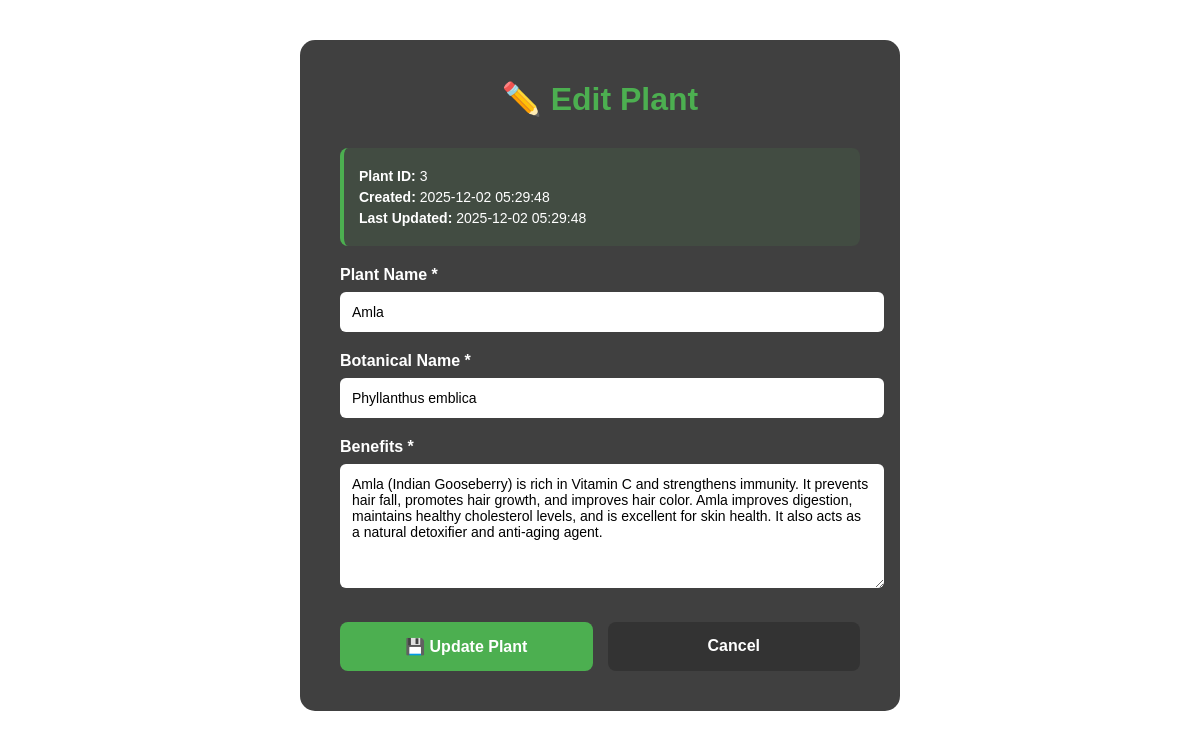
/admin/manage_plants/edit/3, run on the app's committed database.
### tables this page shows
CREATE TABLE plants (
            id INTEGER PRIMARY KEY AUTOINCREMENT,
            plant_name TEXT UNIQUE NOT NULL,
            botanical_name TEXT NOT NULL,
            benefits TEXT NOT NULL,
            created_at TIMESTAMP DEFAULT CURRENT_TIMESTAMP,
            updated_at TIMESTAMP DEFAULT CURRENT_TIMESTAMP
        );

### app.py (the view, shortened to what this page needs)
@app.route('/admin/manage_plants/edit/<int:plant_id>', methods=['GET', 'POST'])
def edit_plant(plant_id):
    plant = get_plant_by_id(plant_id)
    if plant is None:
        flash('Plant not found.', 'error')
        return redirect(url_for('manage_plants'))
    return render_template('admin_edit_plant.html', plant=plant)

### database.py (called while the page is built)
def get_db_connection():
    conn = sqlite3.connect(DATABASE)
    conn.row_factory = sqlite3.Row
    return conn

def get_plant_by_id(plant_id):
    try:
        conn = get_db_connection()
        cursor = conn.cursor()
        cursor.execute('SELECT * FROM plants WHERE id = ?', (plant_id,))
        plant = cursor.fetchone()
        conn.close()
        return plant
    except Exception as e:
        print(f"Error fetching plant: {str(e)}")
        return None

### templates/admin_edit_plant.html (shortened to what this page needs)
<!DOCTYPE html>
<html lang="en">
<head>
</head>
<body>
<div class="container">
    <div class="overlay">
        <h1>✏️ Edit Plant</h1>
        <div class="plant-info">
            <p><strong>Plant ID:</strong> {{ plant['id'] }}</p>
            <p><strong>Created:</strong> {{ plant['created_at'] }}</p>
            <p><strong>Last Updated:</strong> {{ plant['updated_at'] }}</p>
        </div>
        <form method="POST">
            <div class="form-group">
                <label for="plant_name">Plant Name *</label>
                <input type="text" id="plant_name" name="plant_name" value="{{ plant['plant_name'] }}" required>
            </div>
            <div class="form-group">
                <label for="botanical_name">Botanical Name *</label>
                <input type="text" id="botanical_name" name="botanical_name" value="{{ plant['botanical_name'] }}" required>
            </div>
            <div class="form-group">
                <label for="benefits">Benefits *</label>
                <textarea id="benefits" name="benefits" required>{{ plant['benefits'] }}</textarea>
            </div>
            <div class="button-group">
                <button type="submit" class="update-btn">💾 Update Plant</button>
                <a href="/admin/manage_plants" class="cancel-btn">Cancel</a>
            </div>
        </form>
    </div>
</div>
</body>
</html>

### templates/admin_edit_plant.html (style rules this page uses)
body { margin: 0; padding: 0; font-family: Arial, sans-serif; background: url('https://images.unsplash.com/photo-1501004318641-b39e6451bec6') no-repeat center center/cover; min-height: 100vh; padding: 40px 20px; }
.container { max-width: 600px; margin: 0 auto; }
.overlay { background: rgba(0, 0, 0, 0.75); padding: 40px; border-radius: 15px; color: white; }
h1 { text-align: center; margin-top: 0; color: #4CAF50; margin-bottom: 30px; }
.form-group { margin-bottom: 20px; }
.form-group label { display: block; margin-bottom: 8px; font-weight: bold; color: #fff; }
.form-group input, .form-group textarea { width: 100%; padding: 12px; border: none; border-radius: 6px; font-family: Arial, sans-serif; font-size: 14px; }
.form-group textarea { resize: vertical; min-height: 100px; }
.button-group { display: flex; gap: 15px; margin-top: 30px; }
.update-btn, .cancel-btn { flex: 1; padding: 15px; border: none; border-radius: 8px; font-weight: bold; font-size: 16px; cursor: pointer; transition: 0.3s; }
.update-btn { background: #4CAF50; color: white; }
.cancel-btn { background: #333; color: white; text-decoration: none; text-align: center; }
.plant-info { background: rgba(76,175,80,0.1); padding: 15px; border-radius: 8px; margin-bottom: 20px; border-left: 4px solid #4CAF50; }
.plant-info p { margin: 5px 0; font-size: 14px; }

### data on the page
plants: id "3", created_at "2025-12-02 05:29:48", updated_at "2025-12-02 05:29:48", plant_name "Amla", botanical_name "Phyllanthus emblica", benefits "Amla (Indian Gooseberry) is rich in Vitamin C and strengthens immunity. It prevents hair fall, promotes hair growth, and improves hair color. Amla improves digestion, maintains healthy cholesterol levels, and is excellent for skin health. It also acts as a natural detoxifier and anti-aging agent."
